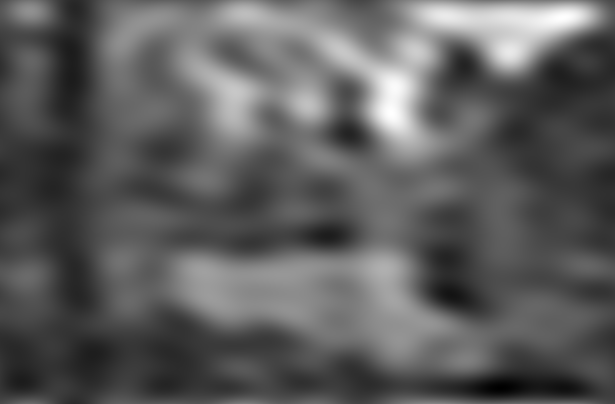
//> input picture task_3/low_pass_ref.png, 615 x 404 px
$ ./mt03 low_pass_ref.png 3   (built with g++ and OpenCV 4)
//> lines starting //> are read from the running program, lines starting //| are printed output that depends on the picture; after the words box and inside, x2 and y2 are one past the last pixel; in counts of white or black regions, pixels touching at a corner belong together
//> further down, src_rgb is the input picture: 404 rows x 615 cols, CV_8UC3; min 0, max 255, mean 93.4
#include <stdio.h>
#include <stdlib.h>
#include <string.h>
#include <iostream>

#include <opencv2/core/core.hpp>        // basic OpenCV structures (cv::Mat, Scalar)
#include <opencv2/imgproc/imgproc.hpp>  // OpenCV image processing
#include <opencv2/highgui/highgui.hpp>  // OpenCV window I/O

using namespace std;
using namespace cv;

#define LOW_PASS_FILTER 1
#define HIGH_PASS_FILTER 2

/*---------------------------------------------------------------------------
TASK 3
	!! Only add code to the reserved places.
	!! The resulting program must not print anything extra on any output (nothing more than the prepared program framework).
*/

// Support functions

// The function rearranges the quadrants of the spectrum so that the origin is in the middle of the spcetrum.
void rearrangeSpectrum( cv::Mat& s );

// The function calculates the amplitude spectrum - absolute values from complex numbers in pixels.
cv::Mat spectrumMagnitude( cv::Mat & specCplx );

// Compare test and reference images and report the differences.
void checkDifferences( const cv::Mat test, const cv::Mat ref, std::string tag, bool save = false);


/*	TASK 3.1 - High/Low pass filter in frequency domain

	Implement a function for filtering the image in the spectral domain.
	Implement high/low pass filters (controlled by function parameter flag) by setting the particular
	spectrum parts to 0, thus, for example, for the high pass filter, reset the square area around the
	center of the spectrum of size limit_frequency.

	The Discrete Fourier Tranform is used to compute the image spectrum.

*/
int passFilter( const cv::Mat& src, cv::Mat& dst, int limit_frequency, int flag, cv::Mat * spektrum = NULL )
{
//> called with limit_frequency = 3, flag = 1
	if( src.empty())
		return 1;

	// find the optimal image size for efficient DFT calculation, use cv::getOptimalDFTSize ()
	cv::Size dftSize;
	dftSize.width = cv::getOptimalDFTSize(src.cols);
//> dftSize = Size(625, 0)
	dftSize.height = cv::getOptimalDFTSize(src.rows);
//> dftSize = Size(625, 405)

	// prepare a new image of the optimal size, set the values outside the source image to 0
	cv::Mat srcPadded;
	srcPadded = cv::Mat::zeros(dftSize, CV_32FC1);
	src.convertTo(srcPadded(cv::Rect(0,0, src.cols, src.rows)), srcPadded.type());

	// use the DFT function of the OpenCV library to calculate the spectrum
	cv::Mat spectrumCplx;
	cv::dft(srcPadded, spectrumCplx, cv::DFT_COMPLEX_OUTPUT, src.rows );

	// rearrange the quadrants of the spectrum so that the zero frequencies are in the center of the image
	rearrangeSpectrum( spectrumCplx );


	/* ***** Working area - begin ***** */

	int width = spectrumCplx.cols;
//> width = 625
	int height = spectrumCplx.rows;
//> height = 405

	// center region coordinates
	int left = width / 2 - limit_frequency / 2;
//> left = 311
	int right = width / 2 + limit_frequency / 2;
//> right = 313
	int top = height / 2 - limit_frequency / 2;
//> top = 201
	int bottom = height / 2 + limit_frequency / 2;
//> bottom = 203

	if( flag == HIGH_PASS_FILTER ) {
		// ponechejte pouze hodnoty spektra nad limitní frekvencí

		// zero out the center region
		for (int y = top; y < bottom; y++) {
			for (int x = left; x < right; x++) {
				spectrumCplx.at<cv::Vec2f>(y, x) = cv::Vec2f(0, 0);
			}
		}
	}
	else if( flag == LOW_PASS_FILTER ) {
		// ponechejte pouze hodnoty spektra pod limitní frekvencí

		// zero out everything outside the center region
		for (int y = 0; y < height; y++) {
			for (int x = 0; x < width; x++) {
				if (x < left || x >= right || y < top || y >= bottom) {
					spectrumCplx.at<cv::Vec2f>(y, x) = cv::Vec2f(0, 0);
				}
			}
		}
	}

	/* ***** Working area - end ***** */


	// export of the spectrum for evaluation purposes
	if( spektrum != NULL ) *spektrum = spectrumCplx.clone();

	// rearrange the quadrants of the spectrum back
	rearrangeSpectrum( spectrumCplx );

	// use the inverse dft (idft) function of the OpenCV library for the inverse transformation
	cv::dft( spectrumCplx, srcPadded, cv::DFT_REAL_OUTPUT+cv::DFT_INVERSE+cv::DFT_SCALE, src.rows );

	// normalize the output values and convert them to the original image format
	cv::normalize( srcPadded, srcPadded, 0, 1, NORM_MINMAX );
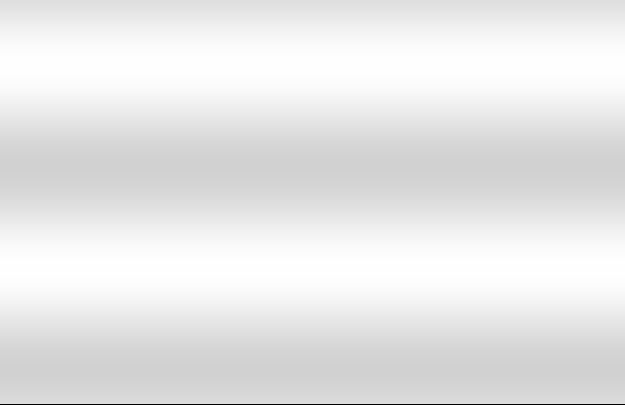
//> srcPadded: 405 rows x 625 cols, CV_32FC1; min 0, max 1, mean 0.909
	srcPadded(cv::Rect(0,0, src.cols, src.rows)).convertTo( dst, src.type(), 255, 0 );

	return 0;
}


/* 	Examples of input parameters
	mt03 image_path spatial_frequency_limit [path to reference results]

	- spatial_frequency_limit for testing with reference results is 20
*/
int main(int argc, char* argv[])
{
	if (argc < 3)
	{
		cout << "Not enough parameters." << endl;
		cout << "Usage: mt03 image_path spatial_frequency_limit [path to reference results]" << endl;
		return -1;
	}

    std::string img_path = "";
    std::string ref_path = "";
    int limit_frequency = 100;

	// check input parameters
	if( argc > 1 ) img_path = std::string( argv[1] );
	if( argc > 2 ) limit_frequency = atoi( argv[2] );
	if( argc > 3 ) ref_path = std::string( argv[3] );

	// load testing images
	cv::Mat src_rgb = cv::imread( img_path );

	// check testing images
	if( src_rgb.empty() )
	{
		cout <<  "Could not open the original image: " << img_path << endl ;
		return 1;
	}
	cv::Mat src_gray;
	cv::cvtColor( src_rgb, src_gray, COLOR_BGR2GRAY );

	//---------------------------------------------------------------------------

	cv::Mat low_pass, high_pass;
	cv::Mat low_spec_cplx, high_spec_cplx;
	cv::Mat low_spec, high_spec;
	passFilter( src_gray, low_pass,  limit_frequency, LOW_PASS_FILTER,  &low_spec_cplx );
	passFilter( src_gray, high_pass, limit_frequency, HIGH_PASS_FILTER, &high_spec_cplx );
	spectrumMagnitude(low_spec_cplx).convertTo(low_spec, CV_8UC1, 255 );
//> in spectrumMagnitude, `cv::magnitude(planes[0], planes[1], planes[0]);`: planes[0]: 405 rows x 625 cols, CV_32FC1; min 0, max 23206944, mean 105.6
	spectrumMagnitude(high_spec_cplx).convertTo(high_spec, CV_8UC1, 255 ) ;

	cv::Mat low_pass_ref, high_pass_ref;
	cv::Mat low_spec_ref, high_spec_ref;
	low_pass_ref  = cv::imread( ref_path+"low_pass_ref.png",  cv::IMREAD_GRAYSCALE );
	high_pass_ref = cv::imread( ref_path+"high_pass_ref.png", cv::IMREAD_GRAYSCALE );
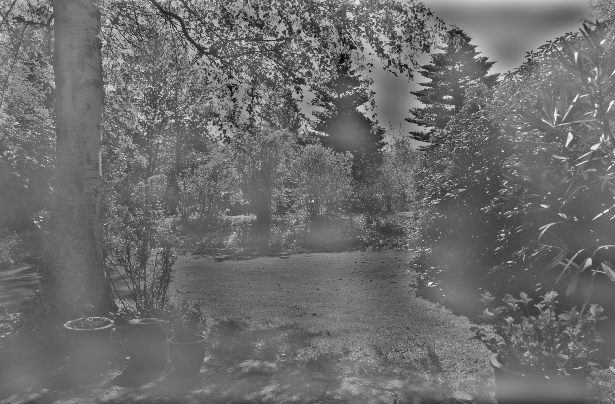
//> input picture task_3/high_pass_ref.png, 615 x 404 px
//> high_pass_ref is the input picture: 404 rows x 615 cols, CV_8UC1; min 0, max 255, mean 108.2
	low_spec_ref  = cv::imread( ref_path+"low_spec_ref.png",  cv::IMREAD_GRAYSCALE );
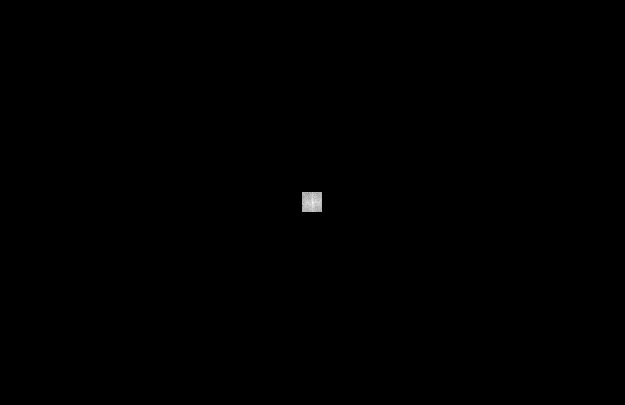
//> input picture task_3/low_spec_ref.png, 625 x 405 px
//> low_spec_ref is the input picture: 405 rows x 625 cols, CV_8UC1; min 0, max 255, mean 0.3
	high_spec_ref = cv::imread( ref_path+"high_spec_ref.png", cv::IMREAD_GRAYSCALE );
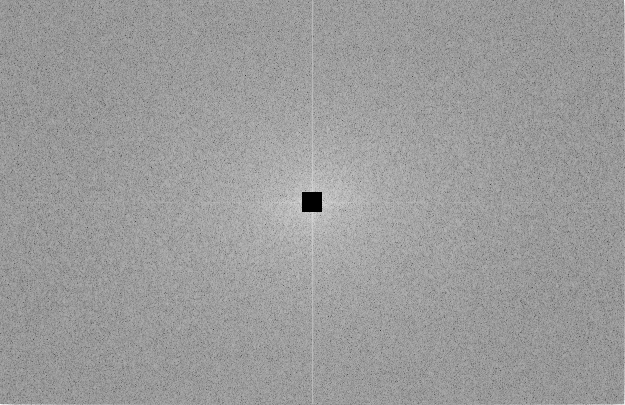
//> input picture task_3/high_spec_ref.png, 625 x 405 px
//> high_spec_ref is the input picture: 405 rows x 625 cols, CV_8UC1; min 0, max 255, mean 155.4
	if( low_pass_ref.empty() || low_spec_ref.empty() || high_pass_ref.empty() || high_spec_ref.empty() )
		std::cout << "WARNING: references data failed to load." << std::endl;

	// vyhodnocení
	checkDifferences( low_pass, low_pass_ref,   "LPI", true );
	checkDifferences( low_spec, low_spec_ref,   "LPS", true );
	checkDifferences( high_pass, high_pass_ref, "HPI", true );
	checkDifferences( high_spec, high_spec_ref, "HPS", true );
	std::cout << std::endl;

    return 0;
}
//---------------------------------------------------------------------------


void checkDifferences( const cv::Mat test, const cv::Mat ref, std::string tag, bool save )
{
//> called with tag = "LPI", save = true
	double mav = 255., err = 255., nonzeros = 1000.;

	if( !test.empty() ) {
		cv::Mat diff;
		cv::absdiff( test, ref, diff );
		cv::minMaxLoc( diff, NULL, &mav );
//> mav = 229
		nonzeros = 1. * cv::countNonZero( diff ); // / (diff.rows*diff.cols);
//> nonzeros = 248341
		err = (nonzeros > 0 ? ( cv::sum(diff).val[0] / nonzeros ) : 0);
//> err = 139.1

		if( save ) {
			diff *= 255;
//> diff: 404 rows x 615 cols, CV_8UC1; 100% white; black in thin lines or dots, all inside (x1, y1, x2, y2) = (381, 10, 579, 128)
			cv::imwrite( (tag+".0.ref.png").c_str(), ref );
			cv::imwrite( (tag+".1.test.png").c_str(), test );
			cv::imwrite( (tag+".2.diff.png").c_str(), diff );
		}
	}

	printf( "%s_avg_cnt_max, %.1f, %.0f, %.0f, ", tag.c_str(), err, nonzeros, mav );
//| LPI_avg_cnt_max, 139.1, 248341, 229,
//> in checkDifferences (call 2), `diff *= 255;`: diff: 405 rows x 625 cols, CV_8UC1; 0.16% white; 1 white region, box (x1, y1, x2, y2) and area: (302, 192, 322, 212) 399
//| LPS_avg_cnt_max, 187.8, 399, 234,
//> call 3 of checkDifferences, with tag = "HPI", save = true
//> in checkDifferences (call 3), `cv::absdiff( test, ref, diff );`:
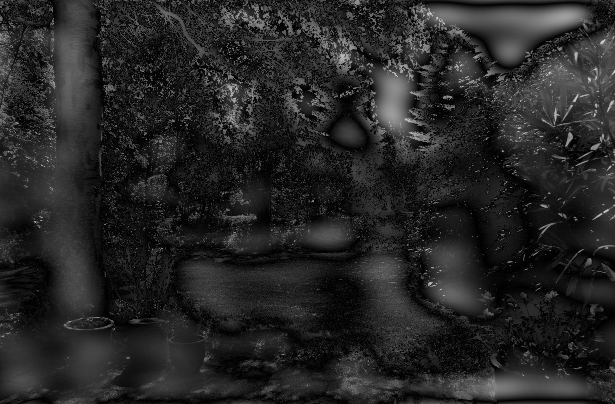
//> diff: 404 rows x 615 cols, CV_8UC1; min 0, max 216, mean 37.5
//> in checkDifferences (call 3), `cv::minMaxLoc( diff, NULL, &mav );`: mav = 216
//> in checkDifferences (call 3), `nonzeros = 1. * cv::countNonZero( diff );`: nonzeros = 246486
//> in checkDifferences (call 3), `err = (nonzeros > 0 ? ( cv::sum(diff).val[0] / nonzeros ) : 0);`: err = 37.83
//> in checkDifferences (call 3), `diff *= 255;`: diff: 404 rows x 615 cols, CV_8UC1; 99.2% white; black in thin lines or dots
//| HPI_avg_cnt_max, 37.8, 246486, 216,
//> call 4 of checkDifferences, with tag = "HPS", save = true
//> in checkDifferences (call 4), `cv::absdiff( test, ref, diff );`:
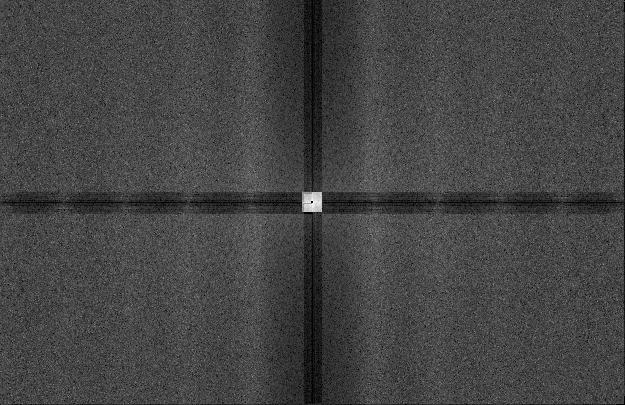
//> diff: 405 rows x 625 cols, CV_8UC1; min 0, max 255, mean 68.5
//> in checkDifferences (call 4), `nonzeros = 1. * cv::countNonZero( diff );`: nonzeros = 253039
//> in checkDifferences (call 4), `err = (nonzeros > 0 ? ( cv::sum(diff).val[0] / nonzeros ) : 0);`: err = 68.51
//> in checkDifferences (call 4), `diff *= 255;`:
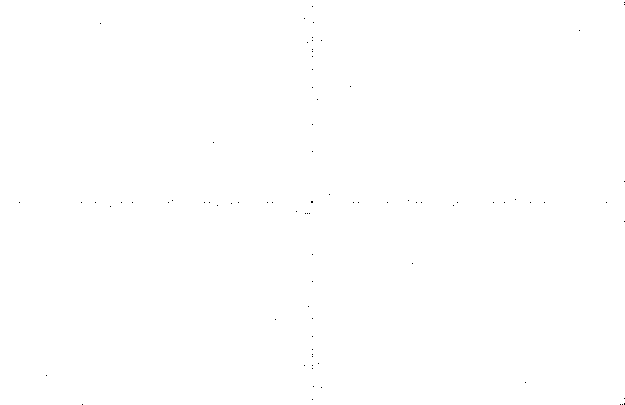
//> diff: 405 rows x 625 cols, CV_8UC1; 100% white; black in thin lines or dots
//| HPS_avg_cnt_max, 68.5, 253039, 255,

	return;
}


void rearrangeSpectrum( cv::Mat& s )
{
    int cx = s.cols/2;
    int cy = s.rows/2;

    cv::Mat q0(s, cv::Rect(0, 0, cx, cy));   // Top-Left - Create a ROI per quadrant
    cv::Mat q1(s, cv::Rect(cx, 0, cx, cy));  // Top-Right
    cv::Mat q2(s, cv::Rect(0, cy, cx, cy));  // Bottom-Left
    cv::Mat q3(s, cv::Rect(cx, cy, cx, cy)); // Bottom-Right

    cv::Mat tmp;                           // swap quadrants (Top-Left with Bottom-Right)
    q0.copyTo(tmp);
    q3.copyTo(q0);
    tmp.copyTo(q3);

    q1.copyTo(tmp);                    // swap quadrant (Top-Right with Bottom-Left)
    q2.copyTo(q1);
    tmp.copyTo(q2);
}

cv::Mat spectrumMagnitude( cv::Mat & specCplx )
{
	cv::Mat specMag, planes[2];
	cv::split(specCplx, planes);
	cv::magnitude(planes[0], planes[1], planes[0]);
	cv::log( (planes[0] + cv::Scalar::all(1)), specMag );
	cv::normalize( specMag, specMag, 0, 1, NORM_MINMAX );
	return specMag;
}
